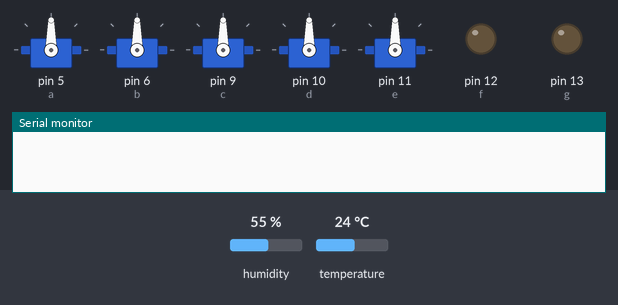
The sketch below on a simulated Arduino Uno, built with avr-gcc and run on an emulated ATmega328P. Parts: 5 × servo, output pins drawn as LEDs (lit = HIGH), the last lines printed to the serial monitor. The inputs (shaded band) are chosen by the test bench; at power-on: humidity 55 %, temperature 24 °C.

Above: at 0.05 s.
At 2.0 s:
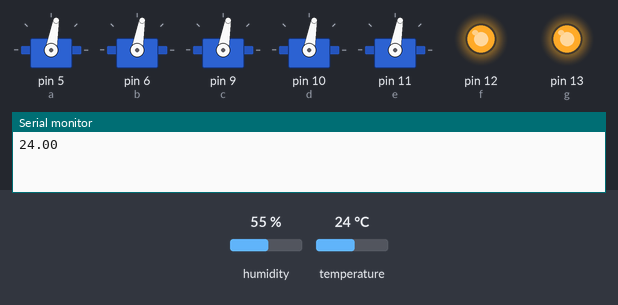
Timing chart, 0 to 4.7 s (numbered marks = the images above):
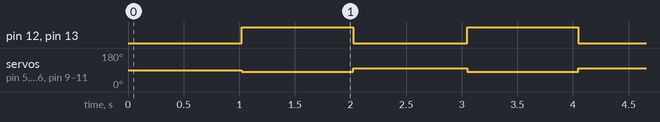

The sketch:

full_robot_pcb_tester.ino
```cpp
#include <Adafruit_Sensor.h>
#include <DHT.h>
#include <Servo.h>

DHT dht(4,DHT11);

Servo a;
Servo b;
Servo c;
Servo d;
Servo e;

int f=12;
int g=13;
int h=A1;
int i=A2;

void setup()
{
  Serial.begin(115200);
  dht.begin();
  a.attach(5);
  b.attach(6);
  c.attach(9);
  d.attach(10);
  e.attach(11);
  pinMode(f,OUTPUT);
  pinMode(g,OUTPUT);
}

void loop() {
  // Delay between measurements.
  delay(1000);
  float t = dht.readTemperature();
  Serial.println(String(t));

  a.write(80);
  b.write(80);
  c.write(80);
  d.write(80);
  e.write(80);

  digitalWrite(f,HIGH);
  digitalWrite(g,HIGH);
  digitalWrite(h,HIGH);
  digitalWrite(i,HIGH);

  delay(1000);

  a.write(100);
  b.write(100);
  c.write(100);
  d.write(100);
  e.write(100);

  digitalWrite(f,LOW);
  digitalWrite(g,LOW);
  digitalWrite(h,LOW);
  digitalWrite(i,LOW);

}
```

Measured:
- by itself, pin 12 (f), pin 13 (g): alternates HIGH for 1.0 s and LOW for 1.0 s
- by itself, servo on pin 5 (a), servo on pin 6 (b), servo on pin 9 (c), servo on pin 10 (d), servo on pin 11 (e): alternates 100° for 1.0 s and 80° for 1.0 s
